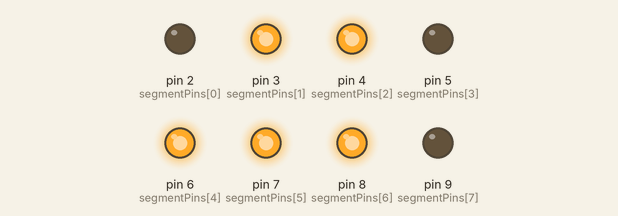
The sketch below on a simulated Arduino Uno, built with avr-gcc and run on an emulated ATmega328P. Shown: output pins drawn as LEDs (lit = HIGH). What the sketch prints to the serial monitor is not drawn.

Above: at 0.9 s.
At 2.0 s:
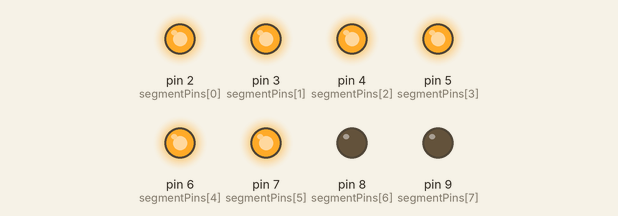
At 3.1 s:
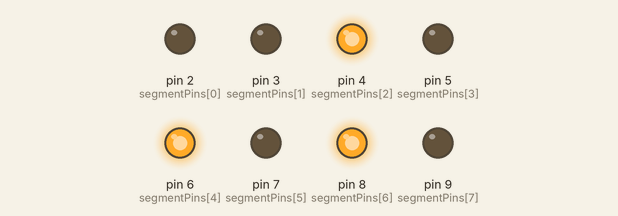
At 5.3 s:
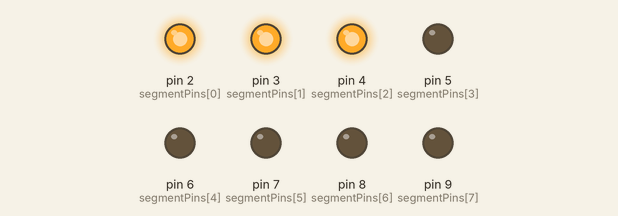
At 6.4 s:
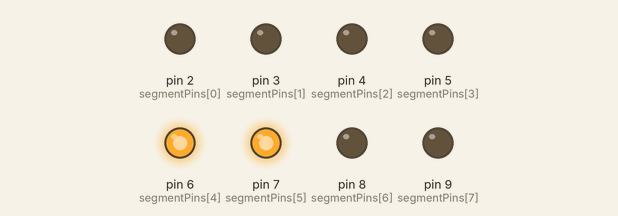
At 8.9 s:
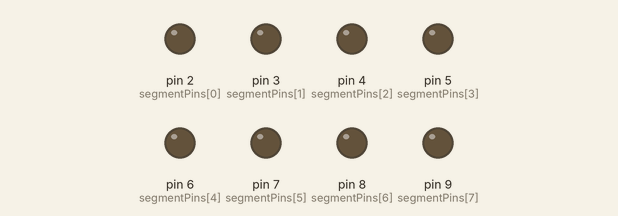
Timing chart, 0 to 40.0 s (numbered marks = the images above):
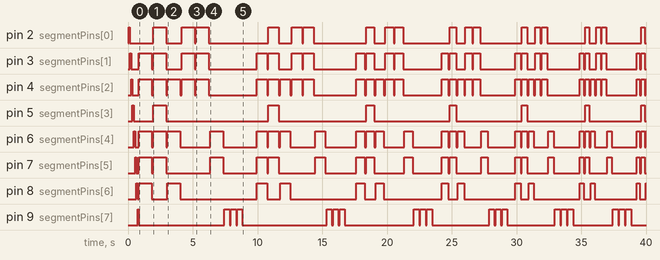

Measured:
- by itself, pin 2 (segmentPins[0]): HIGH → LOW at 0.14 s, → HIGH 1.8 s later, → LOW 1.0 s later, → HIGH 1.2 s later, … (39 changes in this stretch)
- by itself, pin 3 (segmentPins[1]): HIGH → LOW at 0.24 s, → HIGH 0.60 s later, → LOW 1.0 s later, → HIGH 0.10 s later, … (53 changes in this stretch)
- by itself, pin 4 (segmentPins[2]): HIGH → LOW at 0.34 s, → HIGH 0.50 s later, → LOW 1.0 s later, → HIGH 0.10 s later, … (66 changes in this stretch)
- by itself, pin 5 (segmentPins[3]): HIGH → LOW at 0.44 s, → HIGH 1.5 s later, → LOW 1.0 s later, → HIGH 7.9 s later, … (15 changes in this stretch)
- by itself, pin 6 (segmentPins[4]): HIGH → LOW at 0.54 s, → HIGH 0.30 s later, → LOW 1.0 s later, → HIGH 0.10 s later, … (54 changes in this stretch)
- by itself, pin 7 (segmentPins[5]): HIGH → LOW at 0.64 s, → HIGH 0.20 s later, → LOW 1.0 s later, → HIGH 0.10 s later, … (41 changes in this stretch)
- by itself, pin 8 (segmentPins[6]): HIGH → LOW at 0.74 s, → HIGH 0.10 s later, → LOW 1.0 s later, → HIGH 1.2 s later, … (28 changes in this stretch)
- by itself, pin 9 (segmentPins[7]): HIGH → LOW at 0.84 s, → HIGH 6.6 s later, → LOW 0.40 s later, → HIGH 0.10 s later, … (37 changes in this stretch)

The sketch:

Harjoitus5.ino
```cpp
const int segmentPins[] = {2, 3, 4, 5, 6, 7, 8, 9};
int speed=1000;

void OFF() {
  for(int i=0; i<8; i++) {
    digitalWrite(segmentPins[i], LOW);
  }
  delay(100);
}

void H() {
  digitalWrite(7, HIGH);
  digitalWrite(6, HIGH);
  digitalWrite(3, HIGH);
  digitalWrite(4, HIGH);
  digitalWrite(8, HIGH);
  delay(speed);
}

void O() {
  digitalWrite(2, HIGH);
  digitalWrite(3, HIGH);
  digitalWrite(4, HIGH);
  digitalWrite(5, HIGH);
  digitalWrite(6, HIGH);
  digitalWrite(7, HIGH);
  delay(speed);
}

void N() {
  digitalWrite(4, HIGH);
  digitalWrite(6, HIGH);
  digitalWrite(8, HIGH);
  delay(speed);
}

void T() {
  digitalWrite(2, HIGH);
  digitalWrite(3, HIGH);
  digitalWrite(4, HIGH);
  delay(speed);
}

void I() {
  digitalWrite(7, HIGH);
  digitalWrite(6, HIGH);
  delay(speed);
}

void kolmipiste() {
  for(int i=0; i<3; i++) {
    digitalWrite(9, HIGH);
    delay(400);
    digitalWrite(9, LOW);
    delay(100);
  }
}

void setup() {
  // put your setup code here, to run once:
  Serial.begin(9600);
  for(int i=0; i<8; i++) {
    pinMode(segmentPins[i], OUTPUT);
    Serial.print("Pin ");
    Serial.print(segmentPins[i]);
    Serial.println(" Ready");
  }
  for(int i=0; i<8; i++) {
    digitalWrite(segmentPins[i], HIGH);
    delay(100);
    digitalWrite(segmentPins[i], LOW);
  }
}

void loop() {
  for(int i=0; i<10; i++) {
    H();
    OFF();
    O();
    OFF();
    N();
    OFF();
    T();
    OFF();
    T();
    OFF();
    I();
    OFF();
    kolmipiste();
    delay(speed);
    //vähennetään viivettä 20%
    speed=(speed-(speed/5));
  }
  for(int i=0; i<8; i++) {
    digitalWrite(segmentPins[i], HIGH);
    delay(100);
    digitalWrite(segmentPins[i], LOW);
  }
  speed=1000;
}
```
